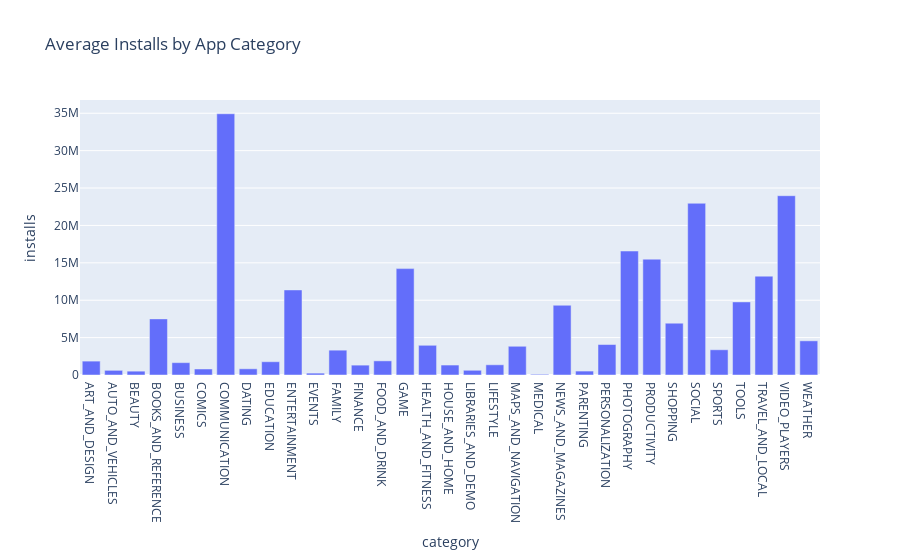

Notebook cell for this chart:
### Code cell
category_installs = app_data.groupby('category').agg({'installs':'mean'}).reset_index()
px.bar(category_installs, 
       x='category', 
       y='installs',
       title='Average Installs by App Category')

### Figure 1 — Plotly figure (JSON) as saved in the notebook; plotly's stock layout.template omitted (floating-point values rounded to 4 significant figures)
{"data": [{"hovertemplate": "category=%{x}<br>installs=%{y}<extra></extra>", "legendgroup": "", "marker": {"color": "#636efa", "pattern": {"shape": ""}}, "name": "", "orientation": "v", "showlegend": false, "textposition": "auto", "type": "bar", "x": ["ART_AND_DESIGN", "AUTO_AND_VEHICLES", "BEAUTY", "BOOKS_AND_REFERENCE", "BUSINESS", "COMICS", "COMMUNICATION", "DATING", "EDUCATION", "ENTERTAINMENT", "EVENTS", "FAMILY", "FINANCE", "FOOD_AND_DRINK", "GAME", "HEALTH_AND_FITNESS", "HOUSE_AND_HOME", "LIBRARIES_AND_DEMO", "LIFESTYLE", "MAPS_AND_NAVIGATION", "MEDICAL", "NEWS_AND_MAGAZINES", "PARENTING", "PERSONALIZATION", "PHOTOGRAPHY", "PRODUCTIVITY", "SHOPPING", "SOCIAL", "SPORTS", "TOOLS", "TRAVEL_AND_LOCAL", "VIDEO_PLAYERS", "WEATHER"], "xaxis": "x", "y": [1856000.0, 625100.0, 513200.0, 7504000.0, 1652000.0, 803200.0, 34930000.0, 829000.0, 1775000.0, 11380000.0, 249600.0, 3320000.0, 1320000.0, 1891000.0, 14230000.0, 3972000.0, 1332000.0, 630900.0, 1365000.0, 3842000.0, 96720.0, 9328000.0, 525400.0, 4076000.0, 16580000.0, 15490000.0, 6932000.0, 22960000.0, 3374000.0, 9774000.0, 13220000.0, 23980000.0, 4571000.0], "yaxis": "y"}], "layout": {"barmode": "relative", "legend": {"tracegroupgap": 0}, "title": {"text": "Average Installs by App Category"}, "xaxis": {"anchor": "y", "domain": [0, 1], "title": {"text": "category"}}, "yaxis": {"anchor": "x", "domain": [0, 1], "title": {"text": "installs"}}}}
